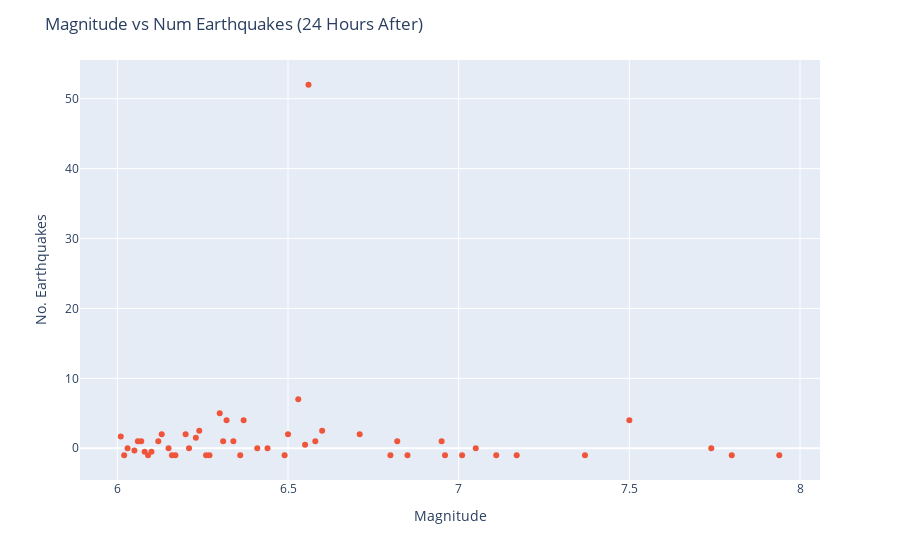

The code cell stored with this chart in its notebook:
### Code cell
fig = px.scatter()
magnitude_sum_dict = {}
magnitude_count_dict = {}

for index, row in large_earthquake_etas.iterrows():
    start_date = pd.to_datetime(row['date'])
    binned_data = bin_data(usgs, start_date, time_before, time_after)
    num_earthquakes = binned_data.shape[0] - 1
    magnitude = row['mag']
    
    if magnitude in magnitude_sum_dict:
        magnitude_sum_dict[magnitude] += num_earthquakes
        magnitude_count_dict[magnitude] += 1
    else:
        magnitude_sum_dict[magnitude] = num_earthquakes
        magnitude_count_dict[magnitude] = 1

x = list(magnitude_sum_dict.keys())
y = [magnitude_sum_dict[m] / magnitude_count_dict[m] for m in x]


fig.add_scatter(x=x, y=y, mode='markers')
fig.update_layout(title='Magnitude vs Num Earthquakes (24 Hours After)', xaxis_title='Magnitude', yaxis_title='No. Earthquakes')
fig.show()

### Figure 1 — Plotly figure (JSON) as saved in the notebook; plotly's stock layout.template omitted (floating-point values rounded to 4 significant figures)
{"data": [{"hovertemplate": "<extra></extra>", "legendgroup": "", "marker": {"color": "#636efa", "symbol": "circle"}, "mode": "markers", "name": "", "orientation": "v", "showlegend": false, "type": "scatter", "xaxis": "x", "yaxis": "y"}, {"mode": "markers", "type": "scatter", "x": [7.01, 6.01, 7.17, 6.03, 6.85, 6.15, 6.05, 6.27, 6.26, 6.16, 7.939, 6.08, 6.8, 6.09, 6.36, 6.49, 7.37, 7.11, 6.53, 6.82, 6.13, 6.07, 6.17, 6.21, 6.32, 6.23, 6.71, 6.06, 6.3, 6.5, 6.44, 6.96, 6.6, 6.24, 6.12, 7.05, 6.55, 6.56, 6.1, 6.41, 6.58, 7.8, 6.37, 6.2, 7.74, 6.34, 7.5, 6.95, 6.02, 6.31], "y": [-1, 1.667, -1, 0, -1, 0, -0.3333, -1, -1, -1, -1, -0.5, -1, -1, -1, -1, -1, -1, 7, 1, 2, 1, -1, 0, 4, 1.5, 2, 1, 5, 2, 0, -1, 2.5, 2.5, 1, 0, 0.5, 52, -0.5, 0, 1, -1, 4, 2, 0, 1, 4, 1, -1, 1]}], "layout": {"legend": {"tracegroupgap": 0}, "margin": {"t": 60}, "title": {"text": "Magnitude vs Num Earthquakes (24 Hours After)"}, "xaxis": {"anchor": "y", "domain": [0, 1], "title": {"text": "Magnitude"}}, "yaxis": {"anchor": "x", "domain": [0, 1], "title": {"text": "No. Earthquakes"}}}}
